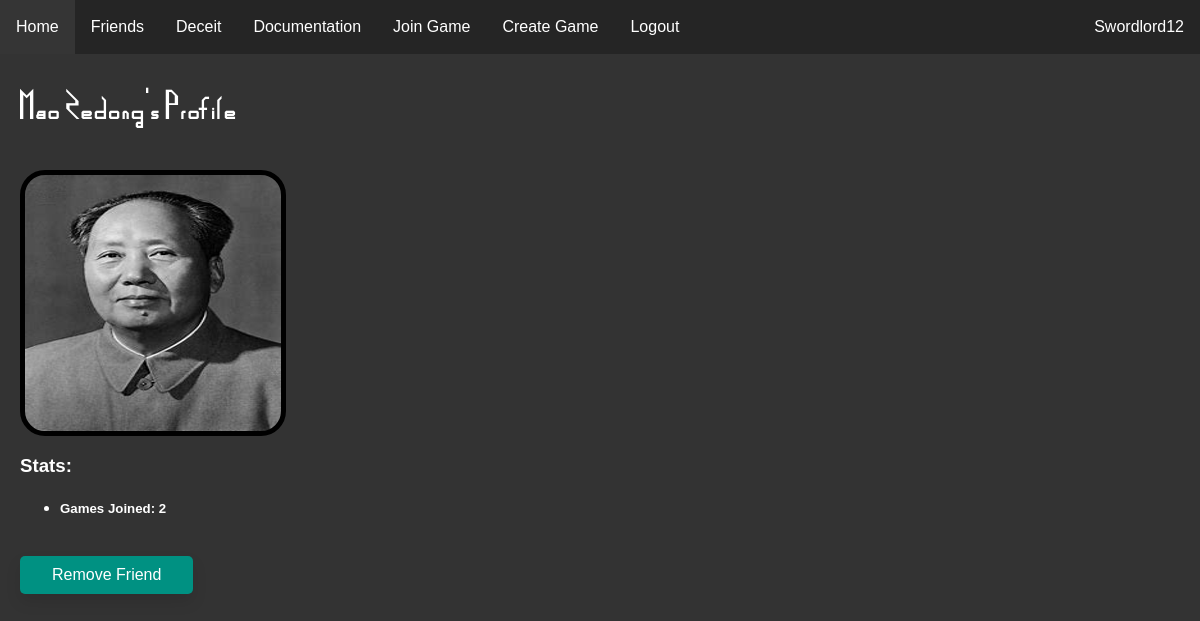
Screenshot of /user/2 (signed in) with the database file from the repository.
### website/models.py (models this page shows)
class User(db.Model, UserMixin):
    id = db.Column(db.Integer, primary_key=True)
    email = db.Column(db.String(150), unique=True)
    password = db.Column(db.String(150))
    username = db.Column(db.String(150))
    pfp = db.Column(db.String(50))
    admin = db.Column(db.String(50))

### website/profiles.py (the view, shortened to what this page needs)
@profiles.route('<int:user_id>', methods=['GET', 'POST'])
@login_required
def profile(user_id):
    user = User.query.filter_by(id=user_id).first()
    counter=0
    is_friends = False
    is_friends1 = Friends.query.filter_by(user1=user_id, user2=current_user.id).first()
    is_friends2 = Friends.query.filter_by(user2=user_id, user1=current_user.id).first()
    if is_friends1 != None or is_friends2 != None:
        is_friends = True
    for games in db.session.query(GamesJoined).filter_by(user=user_id):
        counter += 1
    if user == current_user:
        is_current_user = True
    else:
        is_current_user = False
    return render_template('profile.html', is_current=is_current_user, user=current_user, player=user, games_joined=counter, is_friends=is_friends)

### website/templates/profile.html (shortened to what this page needs)
{% extends "base.html" %} {% block title %}{{player.username}}'s Profile{% endblock %}
{% block content %}
<head>
    <link rel="stylesheet" type="text/css" href="/static/css/profile.css" />
</head>
<br/>
<h1 id="heading">{{player.username}}'s Profile</h1>
<br/>
<div class="pfp" style="background-image: url({{player.pfp}});">
</div>
<h3>Stats:</h3>
<ul>
    <li><h5>Games Joined: {{ games_joined }}</h5></li>
</ul>
<br/>
{% if not is_current %}
    {% if is_friends %}
        <form method="POST">
            <button class="button-main" id = "Remove Friend" type="submit" value="Remove Friend">Remove Friend</button>
        </form>
    {% endif %}
{% endif %}
{% endblock %}

### website/templates/base.html (shortened to what this page needs)
<!DOCTYPE html>
<html lang="en">
<head>
    <link rel="stylesheet" type="text/css" href="/static/css/main.css" />
</head>
<body>
    <ul class="navbar">
      {% if user.is_authenticated %}
      <li><a class="nav-item nav-link" id="home" href="/">Home</a></li>
      <li><a class="nav-item nav-link" id="friends" href="/user/friends">Friends</a></li>
      <li><a class="nav-item nav-link" id="deceit" href="/deceit">Deceit</a></li>
      <li><a class="nav-item nav-link" id="docs" href="/docs/">Documentation</a></li>
      <li><a class="nav-item nav-link" id="join_game" href="/join-game">Join Game</a></li>
      <li><a class="nav-item nav-link" id="create_game" href="/create-game">Create Game</a></li>
      <li><a class="nav-item nav-link" id="logout" href="/logout">Logout</a></li>
      <li><a class="nav-user nav-link" id="user_link" href="{{url_for('profiles.profile', user_id=user.id)}}">{{ user.username }}</a></li>
      {% else %}
      <li><a class="nav-item nav-link" id="login" href="/login">Login</a></li>
      <li><a class="nav-item nav-link" id="signUp" href="/sign-up">Sign Up</a></li>
      {% endif %}
    </ul>
    <div id="main_div">
    <div class="container">
        {% block content %}
        {% endblock %}
    </div>
    </div>
</body>
</html>

### website/static/css/main.css (style rules this page uses)
#main_div { margin-top: 30px; padding: 20px; }
h1 { font-family: MapGame; letter-spacing: 2px; }
body { margin: 0px; background-color: #333333; color: white; }
.navbar { list-style-type: none; margin: 0; padding: 0; overflow: hidden; background-color: #252525; position: fixed; top: 0; width: 100%; }
.nav-item { float: left; }
.nav-user { float:right; }
.nav-link { display: block; color: white; text-align: center; padding: 18px 16px; text-decoration: none; }
.pfp { width: 64px; height: 64px; }
.button-main { background-color: rgb(0, 145, 130); border: none; color: white; padding: 10px 32px; text-align: center; text-decoration: none; display: inline-block; font-size: 16px; border-radius: 5px; transition-duration: 0.4s; box-shadow: 0px 8px 15px rgba(0, 0, 0, 0.1); cursor: pointer; }
html { font-family: Arial, Helvetica, sans-serif; }

### website/static/css/profile.css (style rules this page uses)
.pfp { width: 256px; height: 256px; border: 5px solid #000000; border-radius: 25px; }

### rows the page displays
User: username "Swordlord12"
User: username "Mao Zedong", pfp (picture)

### other values shown
{{ games_joined }} "2"
